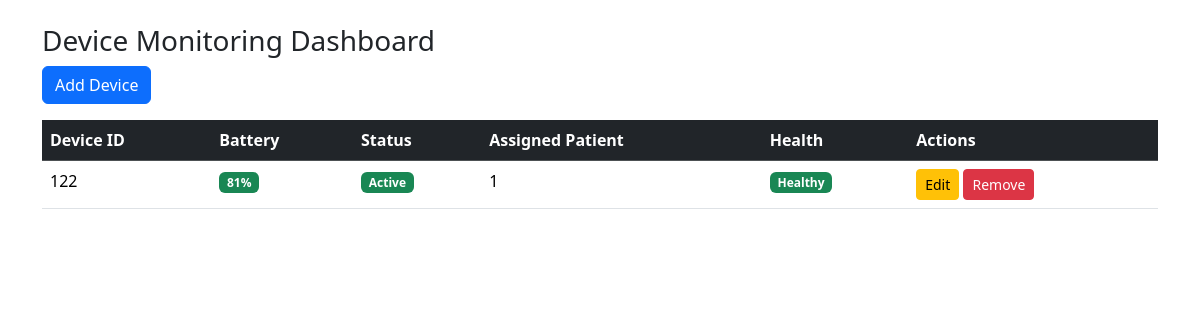
/devices (signed in), run on the app's committed database.
### models.py (models this page shows)
class Device(db.Model):
    id = db.Column(db.Integer, primary_key=True)
    device_code = db.Column(db.String(50))
    battery = db.Column(db.Integer)
    status = db.Column(db.String(50))
    assigned_patient = db.Column(db.Integer)

### app.py (the view)
@app.route("/devices")
def devices():
    if "user" not in session:
        return redirect("/")
    devices = Device.query.all()
    return render_template("devices.html", devices=devices)

### templates/devices.html (shortened to what this page needs)
<!DOCTYPE html>
<html>
<head>
<link href="https://cdn.jsdelivr.net/npm/bootstrap@5.3.2/dist/css/bootstrap.min.css" rel="stylesheet">
</head>
<body>
<div class="container mt-4">
<h3>Device Monitoring Dashboard</h3>
<a href="/add_device" class="btn btn-primary mb-3">Add Device</a>
<table class="table table-hover device-table">
<thead class="table-dark">
<tr>
<th>Device ID</th>
<th>Battery</th>
<th>Status</th>
<th>Assigned Patient</th>
<th>Health</th>
<th>Actions</th>
</tr>
</thead>
<tbody>
{% for device in devices %}
<tr>
<td>{{device.device_code}}</td>
<td>
{% if device.battery < 20 %}
<span class="badge bg-danger">
<i class="bi bi-battery"></i> {{device.battery}}%
</span>
{% elif device.battery < 50 %}
<span class="badge bg-warning text-dark">
<i class="bi bi-battery-half"></i> {{device.battery}}%
</span>
{% else %}
<span class="badge bg-success">
 {{device.battery}}%
</span>
{% endif %}
</td>
<td>
{% if device.status == "Active" %}
<span class="badge bg-success">Active</span>
{% elif device.status == "Charging" %}
<span class="badge bg-warning text-dark">Charging</span>
{% else %}
<span class="badge bg-danger">Offline</span>
{% endif %}
</td>
<td>{{device.assigned_patient}}</td>
<td>
{% if device.status == "Offline" or device.battery < 20 %}
<span class="badge bg-danger">Risk</span>
{% else %}
<span class="badge bg-success">Healthy</span>
{% endif %}
</td>
<td>
<a href="/edit_device/{{device.id}}" class="btn btn-sm btn-warning">
 Edit
</a>
<a href="/delete_device/{{device.id}}" class="btn btn-sm btn-danger"
onclick="return confirm('Remove this device?')">
 Remove
</a>
</td>
</tr>
{% endfor %}
</tbody>
</table>
</div>
</body>
</html>

### data on the page
Device: device_code "122", battery "81", status "Active", assigned_patient "1"
